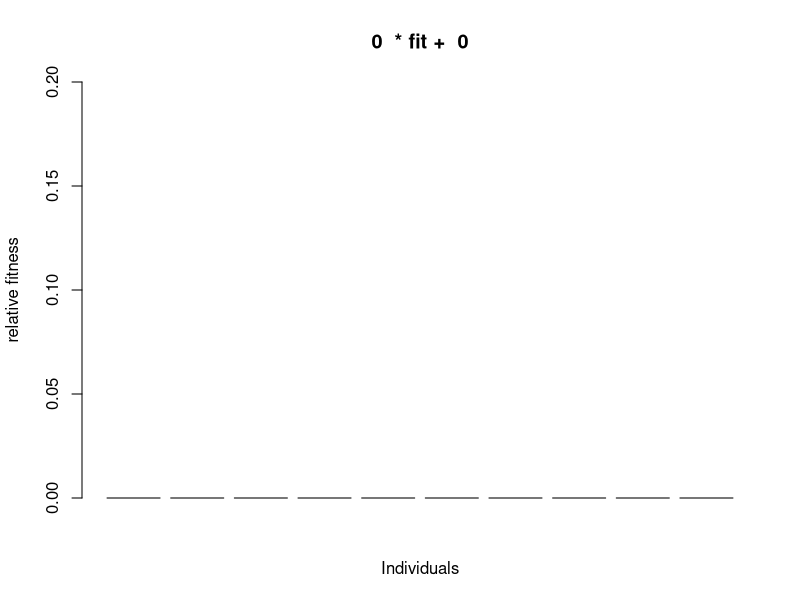
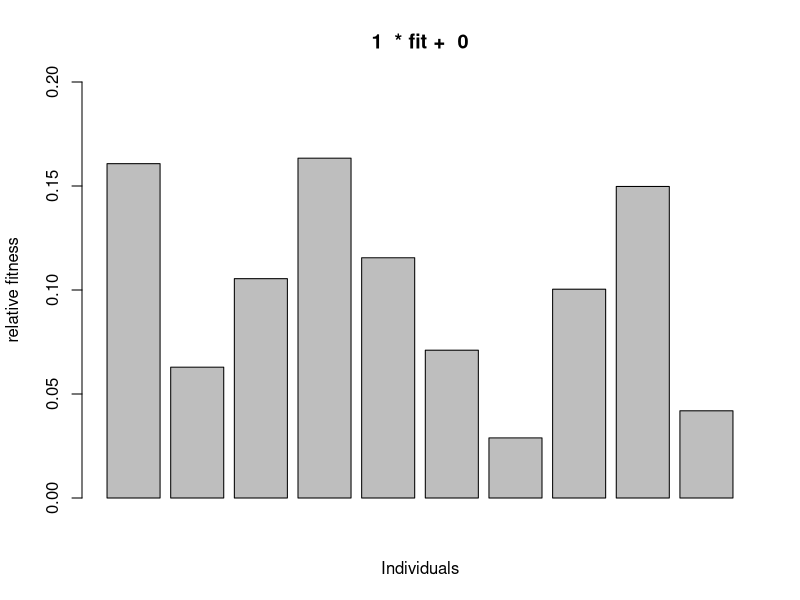
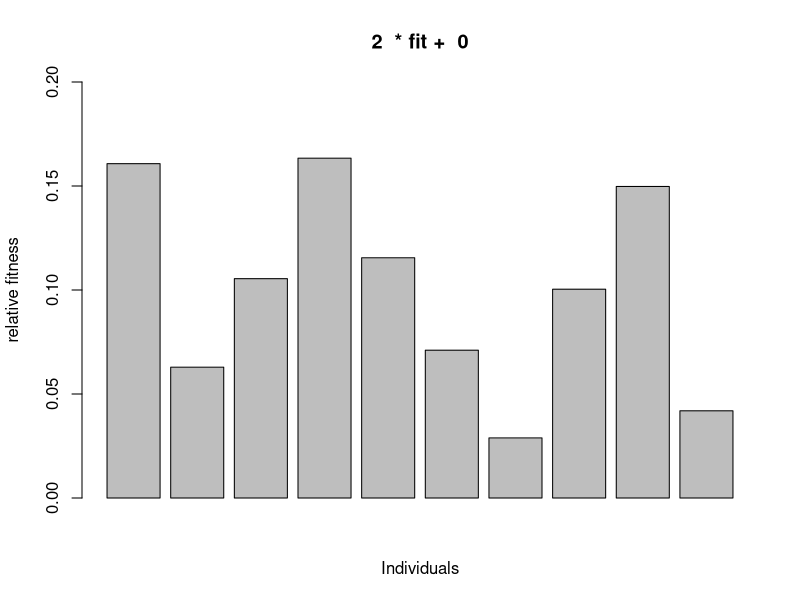
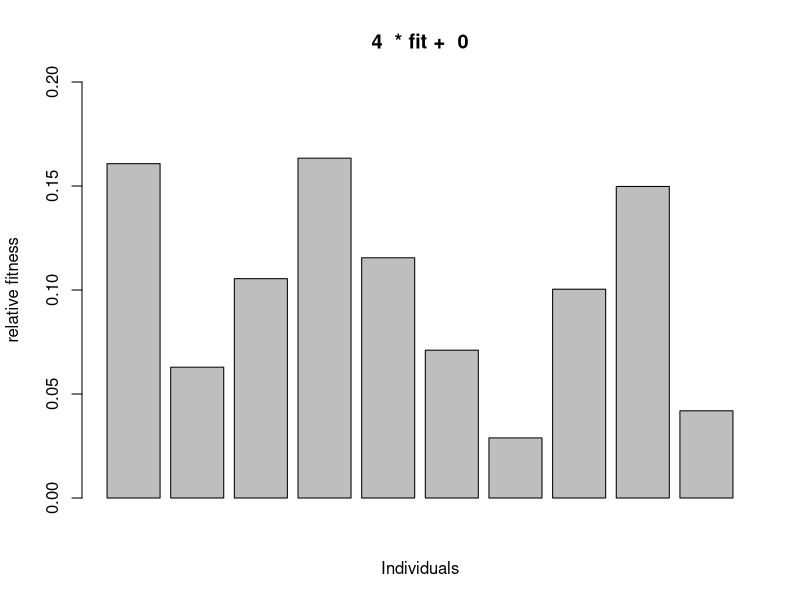
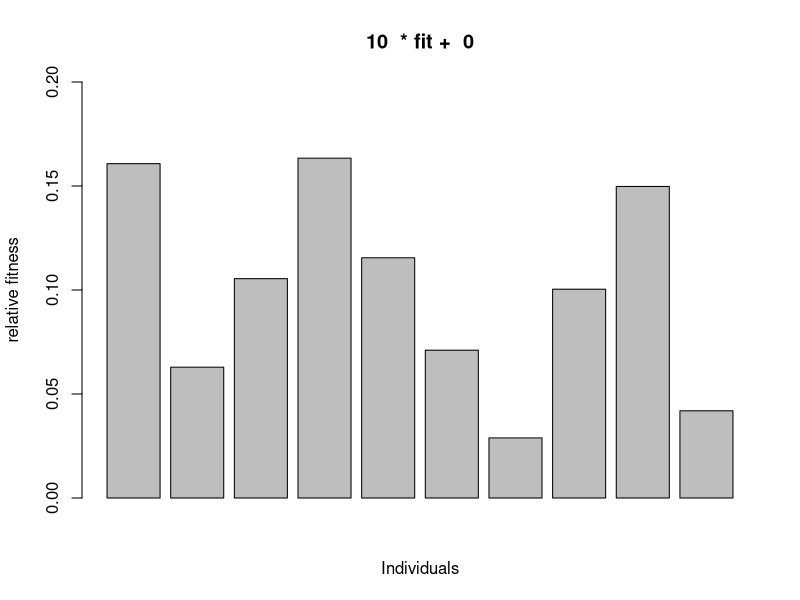
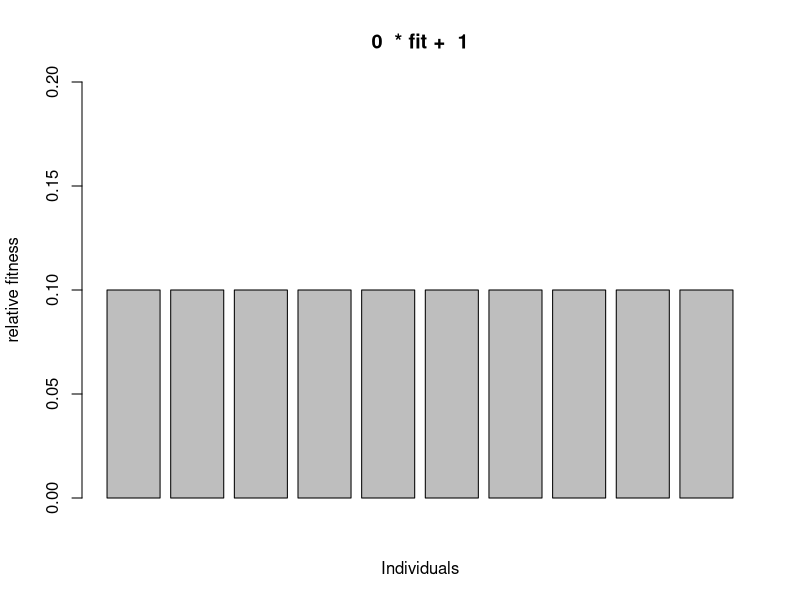
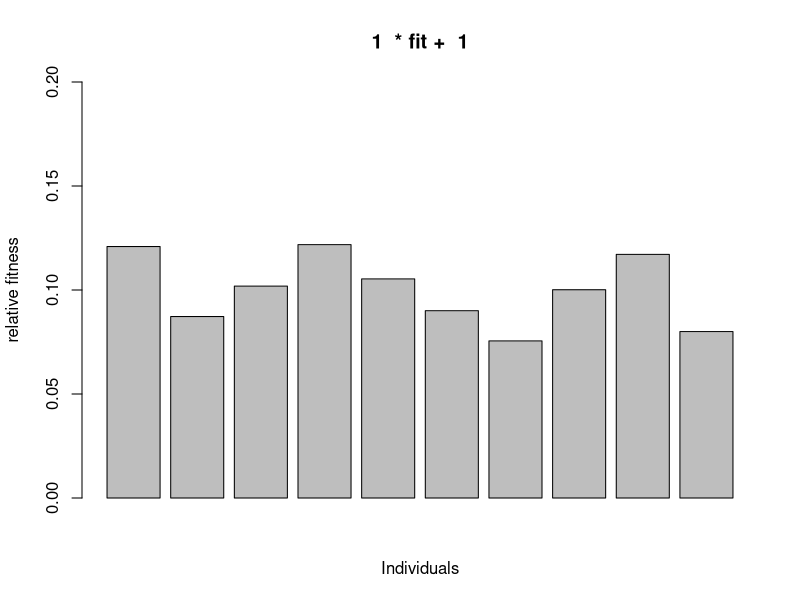
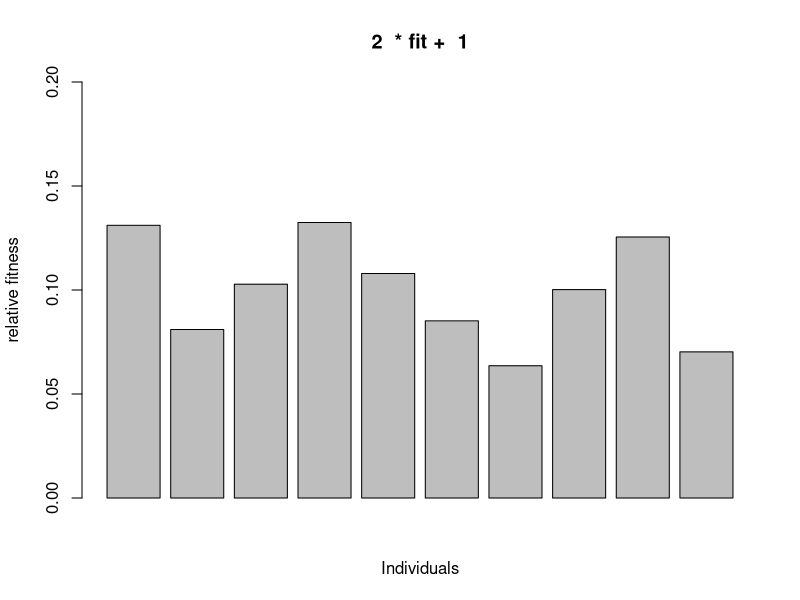

Generate these figures, in order, with R:
# Blatt 3
# Aufgabe 1
# a) b)

create_population <- function(n, borders) {
  return (runif(n, borders[1], borders[2]))
}

a <- c(0, 1, 2, 4, 10)
b <- c(0,1,2,4,10)

transform_fitnessfunc <- function(pop, a, b) {
  return (a * pop + b)
}

relative_fitness <- function(pop) {
  if (sum(pop) == 0) return (pop)
  return (pop / sum(pop))
}

create_pdf <- function(data_list) {
  pdf("Transformationen_Fitness.pdf")
  for (entry in data_list) {
    barplot(main = paste(entry[[1]], " * fit + ",entry[[2]]),
            entry[[4]],
            xlab = "Individuals",
            ylab = "relative fitness",
            ylim = c(0, 0.2))
  }
  dev.off()
}

population <- create_population(10, c(0, 1))

transformed_fitness_values <- list(a * b)
i <- 1

for (b_value in b) {
  for (a_value in a) {
    entry <- list(4)
    entry[[1]] = a_value
    entry[[2]] = b_value
    entry[[3]] = transform_fitnessfunc(population, a_value, b_value)
    entry[[4]] = relative_fitness(entry[[3]])
    transformed_fitness_values[[i]] = entry
    
    i = i + 1
  }
}

create_pdf(transformed_fitness_values)

# Aufgabe c)
# Die Multiplikation der Fitness (hier mit a) bewirkt, dass die absoluten Fitnesswerte skaliert werden.
# Die relativen Fitnesswerte bleiben jedoch gleich.
# Die Addition (hier mit b) bewirkt, dass eine insgesamt höhere Fitness in der Population ist
# Die absoluten Unterschiede zwischen den Individuen ändern sich allerdings nicht.
# Die Addition bewirkt dementsprechend, dass die relativen Fitnesswerte näher zusammenrücken.
# Bei der Kombination beider Operatoren lässt sich beobachten, dass durch die Skalierung der Multiplikation bei niedrigen Offsets


# Aufgabe 2
# Teilaufgabe a)

select_parents <- function(pop) {
  next_gen = c()
  max <- sum(pop)
  
  for (i in 1:length(pop)) {
    pick <- runif(1, 0 , max)
    cur <- 0
    for (indiv in pop) {
      cur = indiv + cur
      if (cur >= pick) {
        next_gen[i] = indiv
        break;
      }
    } 
  }
  
  return (next_gen)
}

generate_pdf <- function(pops, title) {
  pdf(title)
  for (i in pops) {
    pie(i)
  }
  dev.off()
}

run_EA <- function(n_gens, pop, a, b, pdf_title) {
  populations <- list(n_gens + 1)
  populations[[1]] = pop
  for (i in 1:n_gens) {
    pop = transform_fitnessfunc(pop, a, b)
    pop = select_parents(pop)
    populations[[i + 1]] = pop
  }
  generate_pdf(populations, pdf_title)
}

run_EA(100, population, 1, 0, "Aufgabe2_a.pdf")
run_EA(100, population, 3, 10, "Aufgabe2_b.pdf")

# Beobachtung:
# In b) sind die relativen Wahrscheinlichkeiten durch die Transformation deutlich gleicher Verteilt.
# In a) kommen die Populationen dadurch (meistens) schneller zur finalen Population, als die Populationen in b).
# Beide Varianten konvergieren aber recht früh (a: ca. Generation 11, b: ca. Generation 13 (je nach Startpopulation)) zu einer einheitlichen Population mit gleichverteilten relativen Wahrscheinlichkeiten.
